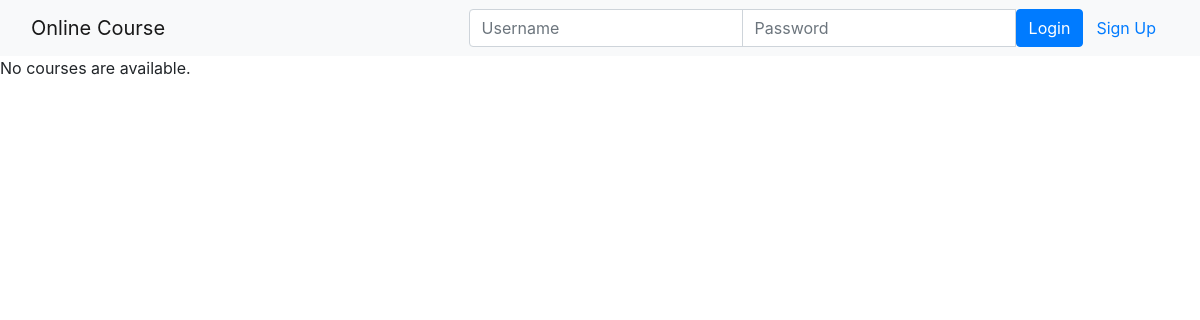
Before: /onlinecourse/ with the older database file.
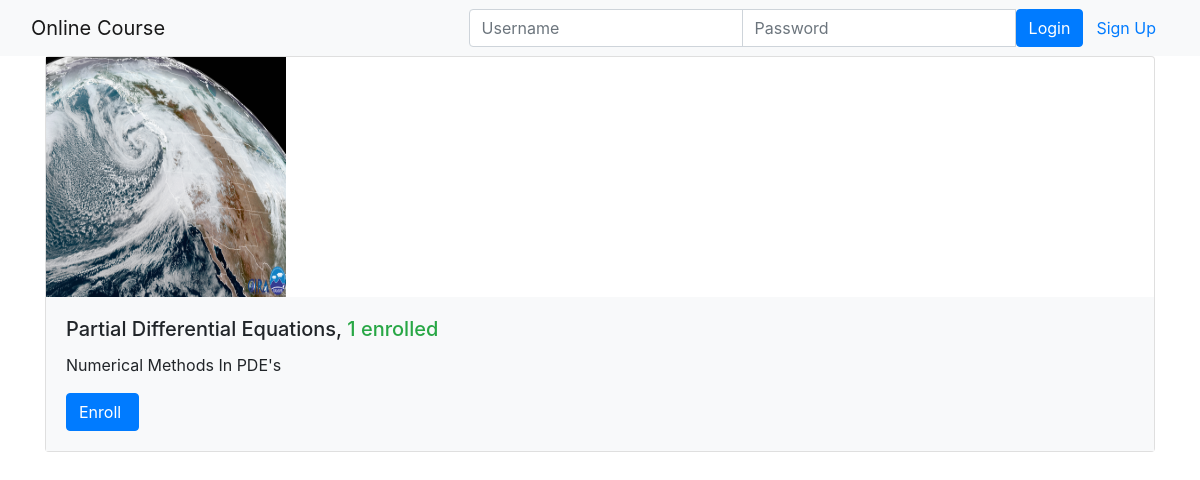
After: the same page with the newer database file.
### onlinecourse/models.py (models this page shows, shortened)
class Course(models.Model):
    name = models.CharField(null=False, max_length=30, default='online course')
    image = models.ImageField(upload_to='course_images/')
    description = models.CharField(max_length=1000)
    pub_date = models.DateField(null=True)
    instructors = models.ManyToManyField(Instructor)
    users = models.ManyToManyField(settings.AUTH_USER_MODEL, through='Enrollment')
    total_enrollment = models.IntegerField(default=0)
    is_enrolled = False

### onlinecourse/views.py (the view)
class CourseListView(generic.ListView):
    template_name = 'onlinecourse/course_list_bootstrap.html'
    context_object_name = 'course_list'
    def get_queryset(self):
        user = self.request.user
        courses = Course.objects.order_by('-total_enrollment')[:10]
        for course in courses:
            if user.is_authenticated:
                course.is_enrolled = check_if_enrolled(user, course)
        return courses

### onlinecourse/templates/onlinecourse/course_list_bootstrap.html (shortened to what this page needs)
<!DOCTYPE html>
<html lang="en">
<head>
    {% load static %}
    <link rel="stylesheet" href="https://maxcdn.bootstrapcdn.com/bootstrap/4.5.2/css/bootstrap.min.css">
</head>
<body>
    <nav class="navbar navbar-light bg-light">
        <div class="container-fluid">
            <div class="navbar-header">
                  <a class="navbar-brand" href="#">Online Course</a>
            </div>
            <ul class="nav navbar-nav navbar-right">
                {% if user.is_authenticated %}
                <li>
                    <a class="btn btn-link" href="#">{{ user.first_name }}({{ user.username }})</a>
                    <a class="btn btn-link" href="{% url 'onlinecourse:logout' %}">Logout</a>
                </li>
                {% else %}
                <li>
                    <form class="form-inline" action="{% url 'onlinecourse:login' %}" method="post">
                        <div class="input-group">
                            <input type="text" class="form-control" placeholder="Username" name="username" >
                            <input type="password" class="form-control" placeholder="Password" name="psw" >
                            <button class="btn btn-primary" type="submit">Login</button>
                            <a class="btn btn-link" href="{% url 'onlinecourse:registration' %}">Sign Up</a>
                        </div>
                    </form>
                </li>
                {% endif %}
            </ul>
        </div>
    </nav>
    {% if course_list %}
        <div class="container">
            <div class="card-deck">
                {% for course in course_list %}
                         <div class="card" style="width: 36rem;">
                          <img class="card-img-left" src="{{MEDIA_URL}}/{{ course.image }}" width="240px" height="240px"
                               alt="Course image">
                          <div class="card-body bg-light">
                              <h5 class="card-title">{{ course.name }}, <span class="text-success">
                                  {{ course.total_enrollment}} enrolled</span></h5>
                            <p class="card-text">{{ course.description}}</p>
                            <form action="{% url 'onlinecourse:enroll' course.id %}" method="post">
                                  <input class="btn btn-primary"  type="submit"
                                         value="{% if course.is_enrolled %}Enter{% else %}Enroll{% endif %} ">
                            </form>
                          </div>
                        </div>
                {% endfor %}
            </div>
        </div>
    {% else %}
        <p>No courses are available.</p>
    {% endif %}
</body>
</html>

Changed rows visible on the page:
added Course: image (picture), name "Partial Differential Equations", total_enrollment "1", description "Numerical Methods In PDE's", is_enrolled "Enroll"
Other visible differences:
text no longer shown: "No courses are available."
